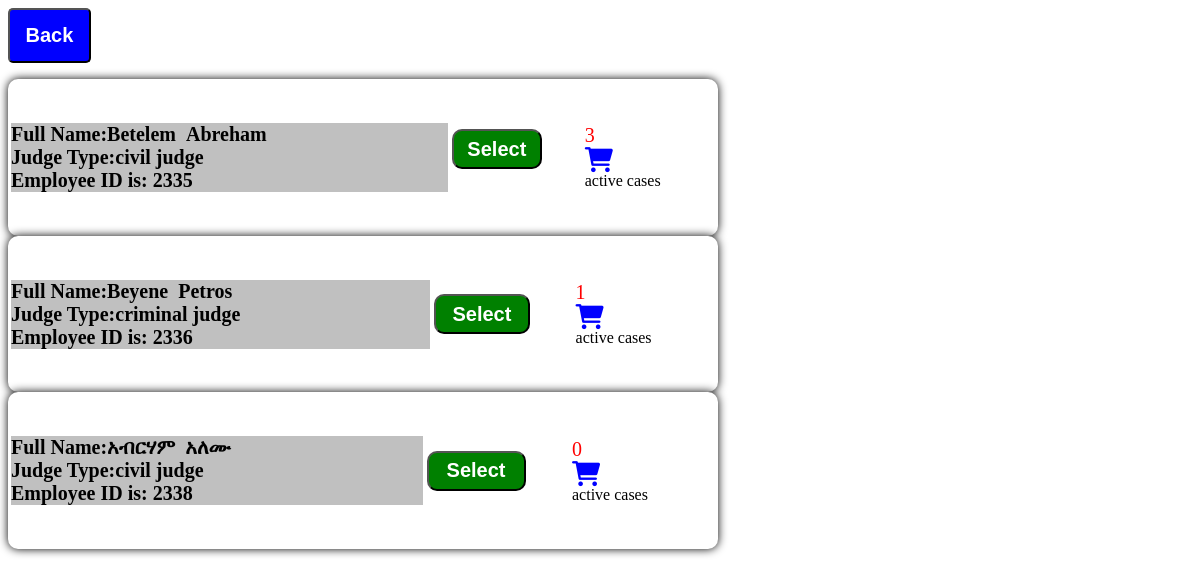
The app's page /1assigncase.php with its own data.
### tables this page shows
CREATE TABLE `createaccount` (
  `id` int(10) NOT NULL,
  `first_name` varchar(100) NOT NULL,
  `last_name` varchar(100) NOT NULL,
  `sex` varchar(6) NOT NULL,
  `age` int(3) NOT NULL,
  `email` varchar(250) NOT NULL,
  `p_number` int(13) NOT NULL,
  `password` varchar(50) NOT NULL,
  `user_name` varchar(100) NOT NULL,
  `status` varchar(20) NOT NULL,
  `date` date NOT NULL DEFAULT current_timestamp(),
  `advo_ID` int(15) NOT NULL,
  `appoID` int(12) NOT NULL,
  `assignedID` int(11) NOT NULL,
  `caseID` int(12) NOT NULL,
  `deciID` int(12) NOT NULL,
  `defID` int(12) NOT NULL,
  `eviID` int(12) NOT NULL
);

### 1assigncase.php (the view, shortened to what this page needs)
	<html><head><link rel="stylesheet" href="common/css/all.css" >
	<head>
	<body>
<form>
 <input style="width:7%;height:7%; background-color:blue;border-radius:5px;color:white;font-weight:bold;font-size:20px" type="button" value="Back" onclick="history.go(-1)">
</form>
<?php
require_once 'dbConfig.php';
	mysqli_select_db($db, 'brcourt');
$k=0;
$sqs= "SELECT  * FROM createaccount";
	mysqli_select_db($db, 'brcourt');
	if($result = mysqli_query($db, $sqs)){
	while($row1 = mysqli_fetch_assoc($result)){
		$m=$row1['id'];
 if($row1['status']=='civil judge'||$row1['status']=='criminal judge'){
 $sqsa= "SELECT  * FROM assignedcases where judgeID='$m'";
	mysqli_select_db($db, 'brcourt');
	if($resulta = mysqli_query($db,$sqsa)){
	while( mysqli_fetch_assoc($resulta)){
		$k++;
	}
	}
	echo
	  "<table style='box-shadow:rgba(0,0,0,1) 0px 0px 10px;width:60%;height:20%; background-color:white;border-radius:10px;color:black;'><tr><td>
	  <p style='font-size:20px;background-color:Silver;color:black;font-weight:bold' >Full Name:".$row1['first_name']."&nbsp;&nbsp;".
	  $row1['last_name']."<br>Judge Type:".$row1['status']."<br>Employee ID is:&nbsp;".$row1['id']."<br></P></td><td>
	  <a href='1assignedcase.php'>
	  <form action='1assign.php' method='post'>
	  <input type='submit' value='Select'	  style='height:40px;width:70%;border-radius:font-weight:bold;20px;background-color:green;
	  border-radius:10px;font-size:20px;font-weight:bold;color:white'/>
	  </a></td><td><div style='color:red;font-size:20px'>".$k."</div><i style='color:blue;font-size:25px'class='fa-solid fa-shopping-cart'></i><br>active cases</td></tr></table>";
$k=0;
}
}
	}
?>
</body>
</html>

### records on screen
createaccount: first_name "Betelem", last_name "Abreham", status "civil judge", id "2335", k "3"
createaccount: first_name "Beyene", last_name "Petros", status "criminal judge", id "2336", k "1", status "0"
createaccount: first_name "አብርሃም", last_name "አለሙ", status "civil judge", id "2338"
